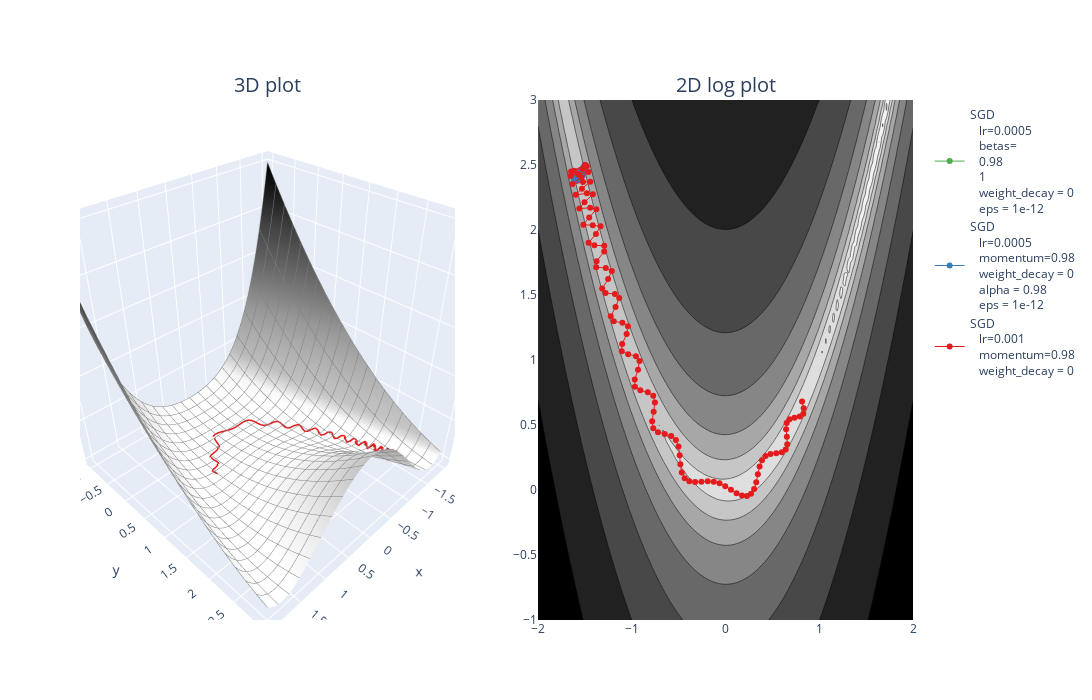

Notebook code for this chart:
### Code cell
xy = t.tensor([-1.5, 2.5], requires_grad=True)
x_range = [-2, 2]
y_range = [-1, 3]
optimizers = [
    (SGD, dict(lr=1e-3, momentum=0.98, weight_decay=0)),
    (RMSprop, dict(lr=5e-4,  alpha = 0.98, momentum=0.98, eps = 1e-12, weight_decay=0)),
    (Adam, dict(lr=5e-4, betas=[0.98,1], eps = 1e-12, weight_decay=0)),
]

def rosenbrocks_banana(x: t.Tensor, y: t.Tensor, a=1, b=100) -> t.Tensor:
    return (a - x) + b * (y - x**2) ** 2 + 1

fig = utils.plot_optimization(opt_fn, rosenbrocks_banana, xy, optimizers, x_range, y_range)

fig.show()
